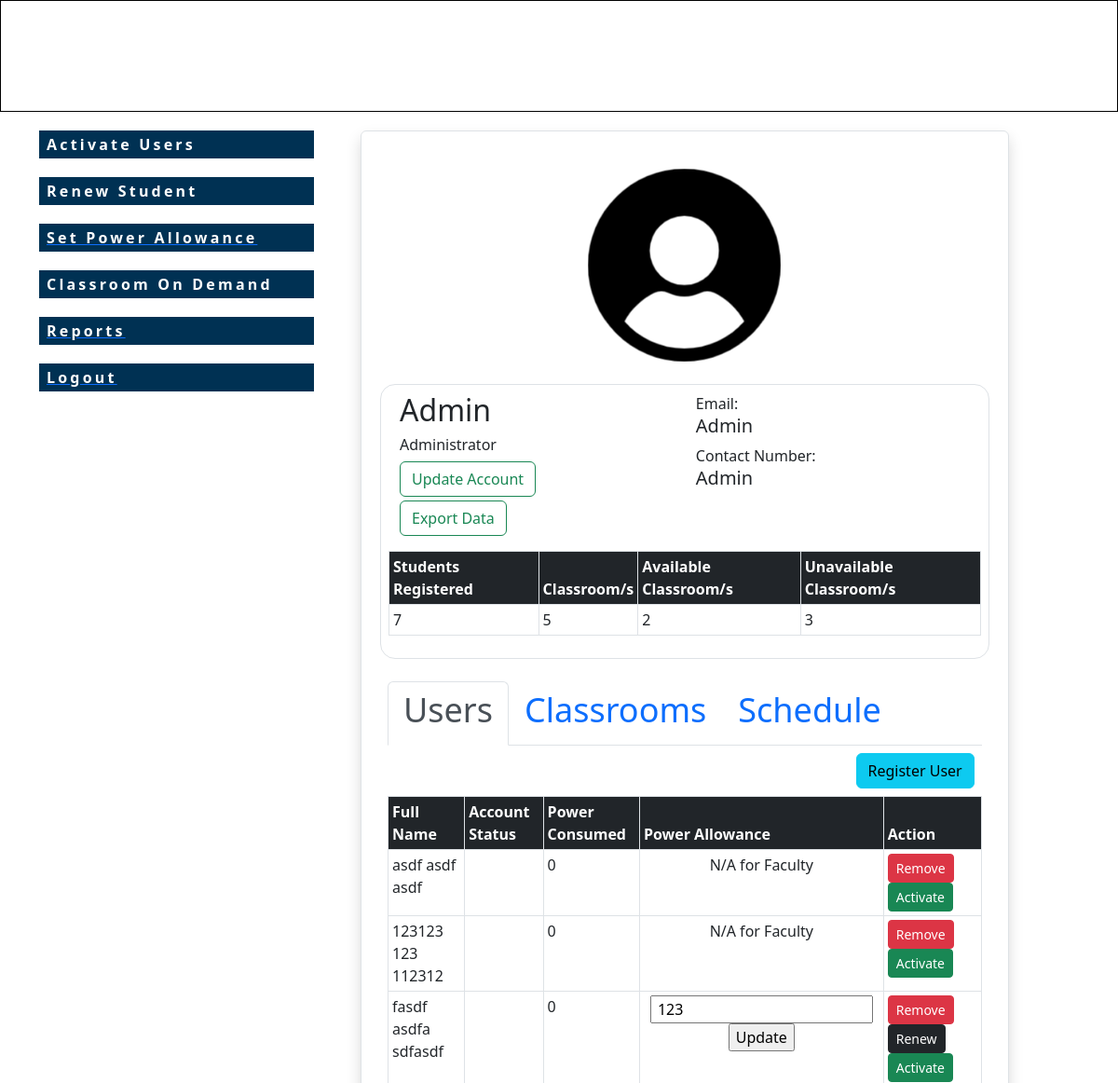
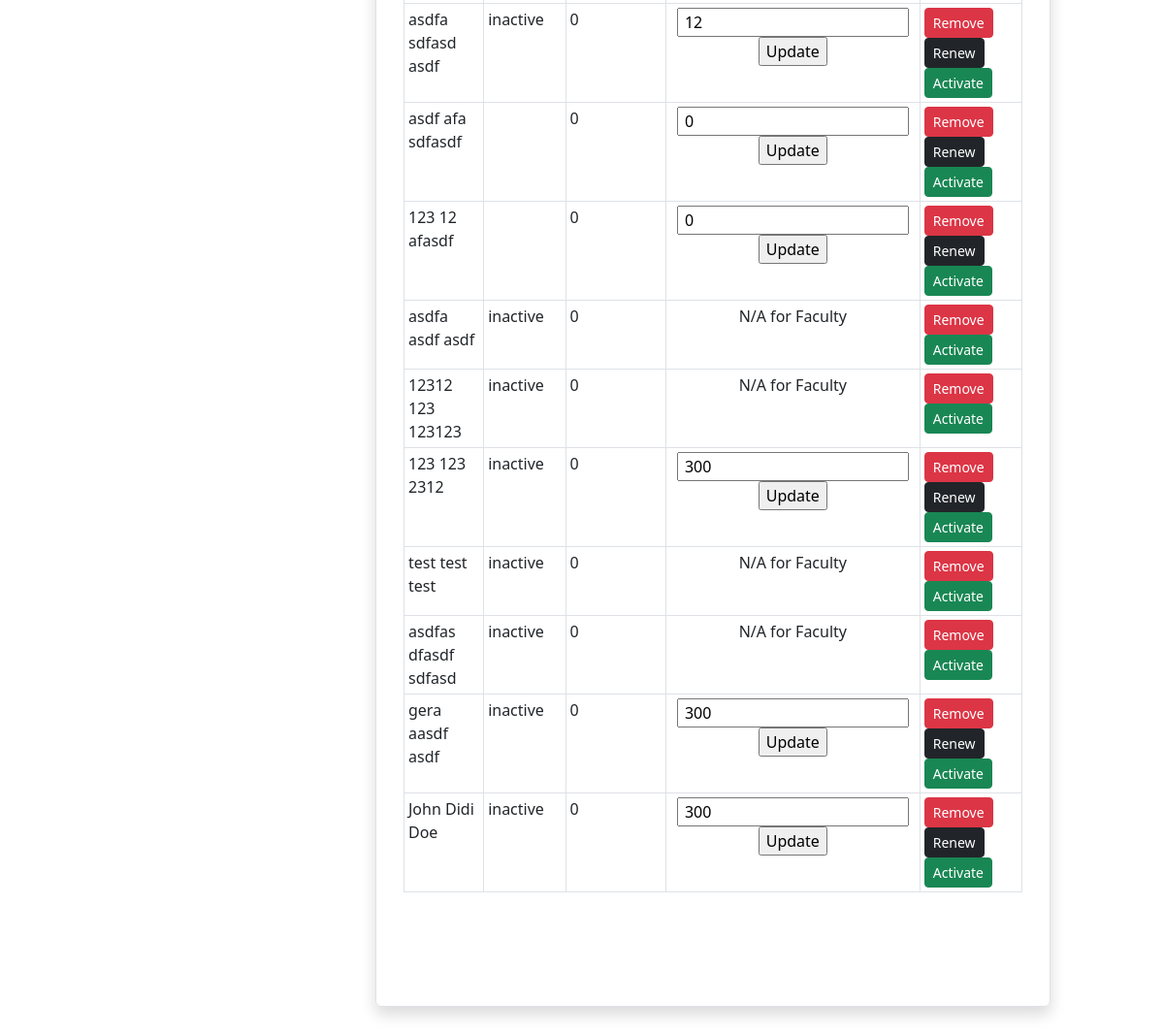
/pages/dashboard.php?page=main (signed in), run on the app's committed database (2 pictures, top to bottom).
### tables this page shows
CREATE TABLE `tbl_user_info` (
  `id_number` varchar(20) NOT NULL,
  `acc_type` varchar(20) NOT NULL,
  `rfid_code` text NOT NULL,
  `acc_status` varchar(20) NOT NULL DEFAULT 'inactive',
  `p_consumable` decimal(10,0) NOT NULL DEFAULT 300,
  `p_consumed` decimal(10,0) NOT NULL,
  `acc_pw` text NOT NULL,
  `first_name` varchar(20) NOT NULL,
  `middle_name` varchar(20) NOT NULL,
  `family_name` varchar(20) NOT NULL
);

### pages/users.php (the view, shortened to what this page needs)
<div class="tab-pane fade show active" id="home" role="tabpanel" aria-labelledby="home-tab">
    <div class="row p-2">
        <div class="col">
            <a href="register.php" class="btn btn-info float-end">Register User</a>
        </div>
    </div>
    <table class="table table-sm table-hover table-bordered">
        <thead>
            <tr class="bg-dark text-white">
                <th scope="col">Full Name</th>
                <th scope="col">Account Status</th>
                <th scope="col" class="d-none d-lg-table-cell">Power Consumed</th>
                <th scope="col">Power Allowance</th>
                <th scope="col">Action</th>
            </tr>
        </thead>
        <tbody>
            <?php
                if (mysqli_num_rows($result_user) > 0) {
                    while ($row = mysqli_fetch_assoc($result_user)) {
            ?>
            <tr>
                <td><?=$row['first_name'] . " " .$row['middle_name']. " " .$row['family_name']; ?></td>
                <td><?=$row['acc_status']; ?></td>
                <td class="d-none d-lg-table-cell"><?=$row['p_consumed']; ?></td>
                <td class="text-center">
                    <?php if ($row['acc_type'] === 'student') { ?>
                        <form action="update/update_user_allowance.php" method="GET">
                            <input type="text" name = "p_consumable" value = " <?=$row['p_consumable']; ?>">
                            <input type="submit" value = "Update">
                        </form>
                    <?php } else if ($row['acc_type'] === 'admin') { ?>
                        <p>N/A for Admin</p>
                    <?php } else { ?>
                        <p>N/A for Faculty</p>
                    <?php } ?>
                </td>
                <td>
                    <?php if ($row['acc_type'] === 'student') { ?>
                        <?php echo "<a class='btn btn-danger btn-sm' onClick=\"javascript:
                            return confirm('Click OK to delete ".$row['first_name'].".');\" href='delete/delete_user.php?
                            id=".$row['id_number']."'>Remove</a>";
                            echo "<a class='btn btn-dark btn-sm' onClick=\"javascript:
                            return confirm('Click OK to renew ".$row['first_name']." set power consumed to 0.');\" href='update/update_p_consumed.php?
                            id_number=".$row['id_number']."&p_consumed=0'>Renew</a>";
                            ?>
                    <?php } else {?>
                    <?php
                        echo "<a class='btn btn-danger btn-sm' onClick=\"javascript:
                            return confirm('Click OK to delete ".$row['first_name'].".');\" href='delete/delete_user.php?
                            id=".$row['id_number']."'>Remove</a>"; ?>
                    <?php } ?>
                    <?php if ($row['acc_status'] === 'active') {?>
                        <?php echo "<a class='btn btn-success btn-sm' onClick=\"javascript:
                            return confirm('Click OK to update ".$row['first_name'].". account status');\" href='update/update_acc_status.php?
                            id_number=".$row['id_number']."&acc_status=inactive'>Deactivate</a>"; ?>
                    <?php } else {   ?>
                    <?php
                        echo "<a class='btn btn-success btn-sm' onClick=\"javascript:
                        return confirm('Click OK to update ".$row['first_name'].". account status');\" href='update/update_acc_status.php?
                        id_number=".$row['id_number']."&acc_status=active'>Activate</a>"; ?>
                    <?php } ?>
                </td>
            </tr>
            <?php }} ?>
        </tbody>
    </table>
</div>

### pages/dashboard.php (shortened to what this page needs)
<?php
include "../db_conn.php";
if (isset($_SESSION['id_number'])) {
?>
<!DOCTYPE html>
<html lang="en">
<head>
    <link rel="stylesheet" href="../css/style.css">
    <link href="../css/bootstrap.min.css" rel="stylesheet">
  <link rel="stylesheet" type="text/css" href="https://cdn.datatables.net/1.13.2/css/jquery.dataTables.css">
</head>
<body>
    <header>
        <div class="header-content">
        </div>
    </header>
    <main>
        <div class="main-content dashboard">
          <?php
            if($_GET['page']=="main") { include 'side-nav.php' ;}
          ?>
            <div class="display-area">
                <div class="display-content">
                <?php if($_GET['page']=="main") {include "admin.php";} ?>
                </div>
            </div>
        </div>
    </main>
</body>
</html>
<?php
} else {
  header("Location: ../index.php");
}
?>

### pages/side-nav.php (shortened to what this page needs)
<?php if(isset($_SESSION['acc_type'])) {  ?>
<div class="side-nav">
    <div class="nav-items-container">
        <ul class="nav-list">
        <?php if ($_SESSION['acc_type'] === 'admin') { ?>
            <li class="nav-item admin " id = "activate-user"><div class="menu"><a href="" >activate users</a></div></li>
        <?php }?>
        <?php if ($_SESSION['acc_type'] === 'admin') { ?>
            <li class="nav-item admin"><div class="menu"><a href="">renew student</a></div></li>
        <?php }?>
        <?php if ($_SESSION['acc_type'] === 'admin') { ?>
            <li class="nav-item admin"><a href="dashboard.php?page=main&action=set_power"><div class="menu">set power allowance</div></a></li>
        <?php }?>
        <?php if ($_SESSION['acc_type'] === 'faculty' || $_SESSION['acc_type'] === 'admin') { ?>
            <li class="nav-item admin faculty"><div class="menu" data-id="classroom">classroom on demand</div></li>
        <?php }?>
        <?php if ($_SESSION['acc_type'] === 'admin') { ?>
            <li class="nav-item admin"><a href=""><div class="menu">Reports</div></a></li>
        <?php }?>
            <li class="nav-item admin faculty student"><a href="../logout.php"><div class="menu">Logout</div></li></a>
        </ul>
    </div>
</div>
<?php }?>

### pages/admin.php (shortened to what this page needs)
<?php if ($_SESSION['acc_type'] == 'admin') {
    if (isset($_SESSION['id_number'])) {
        $user_id = $_SESSION['id_number'];
        $sql_current_user = "SELECT * FROM tbl_user_info WHERE id_number='$user_id'";
        $result_current_user = mysqli_query($conn, $sql_current_user);
        $sql_user = "SELECT * FROM tbl_user_info WHERE id_number != $user_id";
        $result_user = mysqli_query($conn, $sql_user);
        $sql_all_students = "SELECT COUNT(*) FROM tbl_user_info WHERE acc_type='student'";
        $result_all_students = mysqli_query($conn, $sql_all_students);
        $row_all_students = mysqli_fetch_array($result_all_students);
        $total_all_students = $row_all_students[0];
        $sql_all_classrooms = "SELECT COUNT(*) FROM classroom";
        $result_all_classrooms = mysqli_query($conn, $sql_all_classrooms);
        $row_all_classrooms = mysqli_fetch_array($result_all_classrooms);
        $total_all_classrooms = $row_all_classrooms[0];
        $sql_all_available = "SELECT COUNT(*) FROM classroom WHERE status='available'";
        $result_all_available = mysqli_query($conn, $sql_all_available);
        $row_all_available = mysqli_fetch_array($result_all_available);
        $total_all_available = $row_all_available[0];
        $sql_all_unavailable = "SELECT COUNT(*) FROM classroom WHERE status='unavailable'";
        $result_all_unavailable = mysqli_query($conn, $sql_all_unavailable);
        $row_all_unavailable = mysqli_fetch_array($result_all_unavailable);
        $total_all_unavailable = $row_all_unavailable[0];
    }
    else {
        header("Location: ../index.php");
    }
?>
<div class="border shadow p-4 rounded" style="overflow-y: scroll; width: 90%; height: 80vh;">
    <div class="row justify-content-center align-items-center">
        <div class="col-4 p-2 m-2">
            <img src="../images/default.png" class="card-img-top img-fluid" alt="default-img">
        </div>
        <div class="col border rounded-4 m-2">
            <?php if (mysqli_num_rows($result_current_user) > 0) {
                while ($row = mysqli_fetch_assoc($result_current_user)) { ?>
            <div class="row p-2">
                <div class="col-6">
                    <h2><?=$row['first_name']?></h2>
                    <h6>Administrator</h6>
                    <a class="col btn btn-outline-success float-right mb-1" href="update.php?id=<?php echo $_SESSION['id']; ?>">Update Account</a>
                    <form method="POST" action="src/export.php">
                        <input type="submit" name="export_excel" class="btn btn-outline-success float-right" value="Export Data">
                    </form>
                </div>
                <div class="col-3">
                    Email: <h5><?=$row['first_name']?></h5>
                    Contact Number: <h5><?=$row['first_name']?></h5>
                </div>
            </div>
            <?php }} ?>
            <div class="row p-2">
                <table class="table table-sm table-hover table-bordered">
                    <thead>
                        <tr class="bg-dark text-white">
                            <th scope="col">Students Registered</th>
                            <th scope="col">Classroom/s</th>
                            <th scope="col">Available Classroom/s</th>
                            <th scope="col">Unavailable Classroom/s</th>
                        </tr>
                    </thead>
                    <tbody>
                        <tr>
                            <td><?php echo $total_all_students; ?></td>
                            <td><?php echo $total_all_classrooms; ?></td>
                            <td><?php echo $total_all_available; ?></td>
                            <td><?php echo $total_all_unavailable; ?></td>
                        </tr>
                    </tbody>
                </table>
            </div>
        </div>
    </div>
    <div class="row">
        <div class="p-3">
            <ul class="nav nav-tabs" id="myTab" role="tablist">
                <li class="nav-item" role="presentation">
                    <button class="nav-link active" id="home-tab"
                            data-bs-toggle="tab"
                            data-bs-target="#home"
                            type="button" role="tab"
                            aria-controls="home"
                            aria-selected="true">
                            <h1 style="font-size: 3vw;">Users</h1>
                    </button>
                </li>
                <li class="nav-item" role="presentation">
                    <button class="nav-link" id="classroom-tab"
                            data-bs-toggle="tab"
                            data-bs-target="#classroom"
                            type="button" role="tab"
                            aria-controls="classroom"
                            aria-selected="false">
                            <h1 style="font-size: 3vw;">Classrooms</h1>
                    </button>
                </li>
                <li class="nav-item" role="presentation">
                    <button class="nav-link" id="schedule-tab"
                            data-bs-toggle="tab"
                            data-bs-target="#schedule"
                            type="button" role="tab"
                            aria-controls="schedule"
                            aria-selected="false">
                            <h1 style="font-size: 3vw;">Schedule</h1>
                    </button>
                </li>
            </ul>
            <div class="tab-content" id="myTabContent">
                <?php include "users.php"; ?>
            </div>
        </div>
    </div>
</div>
<?php } ?>

### css/style.css (style rules this page uses)
body { font-family: Verdana, Geneva, Tahoma, sans-serif; margin: 0; }
@media (min-width: 720px) { header .header-content { height: 120px; width: 100%; border: 1px solid black; } }
@media (min-width: 720px) { main { height: auto; width: auto; display: flex; justify-content: center; } }
@media (min-width: 720px) { main .main-content { display: flex; align-items: center; justify-content: center; height: 100vh; } }
@media (min-width: 720px) { main .main-content.dashboard { display: unset; display: flex; width: 2000px; } }
@media (min-width: 720px) { main .main-content.dashboard .side-nav { align-self: flex-start; padding: 10px; } }
@media (min-width: 720px) { main .main-content.dashboard .side-nav .nav-items-container .nav-list li.nav-item { display: block; text-transform: capitalize; font-weight: 600; padding: 10px 0; } }
@media (min-width: 720px) { main .main-content.dashboard .side-nav .nav-items-container .nav-list li.nav-item .menu { background-image: url("../images/Buttons/Singnin_Button.png"); background-repeat: no-repeat; background-position: center; text-transform: capitalize; display: flex; justify-content: left; align-items: center; font-weight: 600; width: 295px; height: 30px; color: #fff; padding: 5px 8px; letter-spacing: 0.2em; } }
@media (min-width: 720px) { main .main-content.dashboard .side-nav .nav-items-container .nav-list li.nav-item .menu a { text-decoration: none; color: #fff; } }
@media (min-width: 720px) { main .main-content.dashboard .display-area { height: 100%; width: 100%; } }
@media (min-width: 720px) { main .main-content.dashboard .display-area .display-content { padding: 20px 40px; } }

### pages/side-nav.php (style rules this page uses)
.menu { cursor: pointer; }

### data on the page
tbl_user_info: first_name "Admin"
tbl_user_info: first_name "asdf", middle_name "asdf", family_name "asdf", p_consumed "0", acc_type "N/A for Faculty"
tbl_user_info: first_name "123123", middle_name "123", family_name "112312", p_consumed "0", acc_type "N/A for Faculty"
tbl_user_info: first_name "fasdf", middle_name "asdfa", family_name "sdfasdf", p_consumed "0", p_consumable "123"
tbl_user_info: first_name "asdfa", middle_name "sdfasd", family_name "asdf", acc_status "inactive", p_consumed "0", p_consumable "12"
tbl_user_info: first_name "asdf", middle_name "afa", family_name "sdfasdf", p_consumed "0", p_consumable "0"
tbl_user_info: first_name "123", middle_name "12", family_name "afasdf", p_consumed "0", p_consumable "0"
tbl_user_info: first_name "asdfa", middle_name "asdf", family_name "asdf", acc_status "inactive", p_consumed "0", acc_type "N/A for Faculty"
tbl_user_info: first_name "12312", middle_name "123", family_name "123123", acc_status "inactive", p_consumed "0", acc_type "N/A for Faculty"
tbl_user_info: first_name "123", middle_name "123", family_name "2312", acc_status "inactive", p_consumed "0", p_consumable "300"
tbl_user_info: first_name "test", middle_name "test", family_name "test", acc_status "inactive", p_consumed "0", acc_type "N/A for Faculty"
tbl_user_info: first_name "asdfas", middle_name "dfasdf", family_name "sdfasd", acc_status "inactive", p_consumed "0", acc_type "N/A for Faculty"
tbl_user_info: first_name "gera", middle_name "aasdf", family_name "asdf", acc_status "inactive", p_consumed "0", p_consumable "300"
tbl_user_info: first_name "John", middle_name "Didi", family_name "Doe", acc_status "inactive", p_consumed "0", p_consumable "300"

### other printed values
$total_all_students "7"
$total_all_classrooms "5"
$total_all_available "2"
$total_all_unavailable "3"
